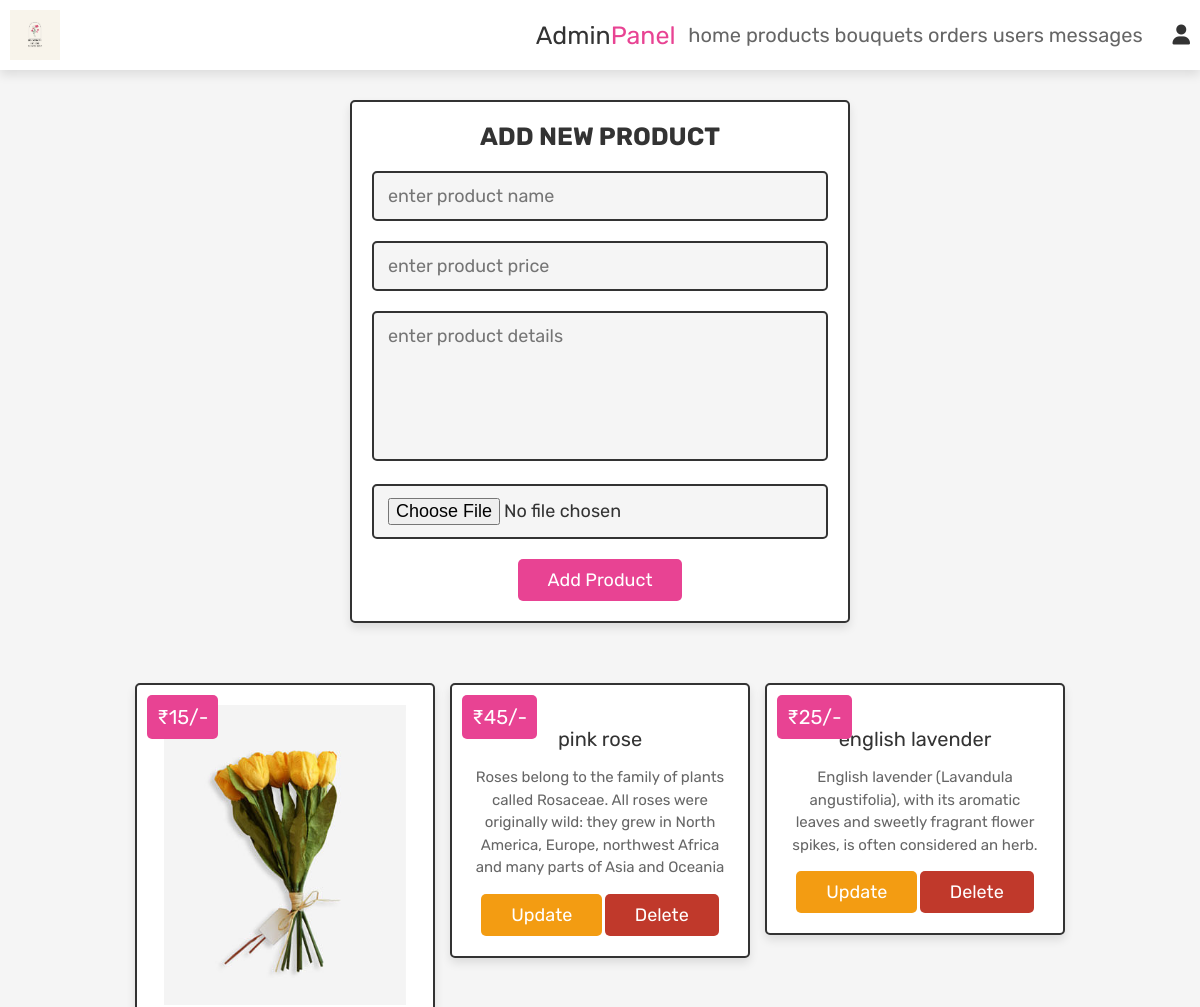
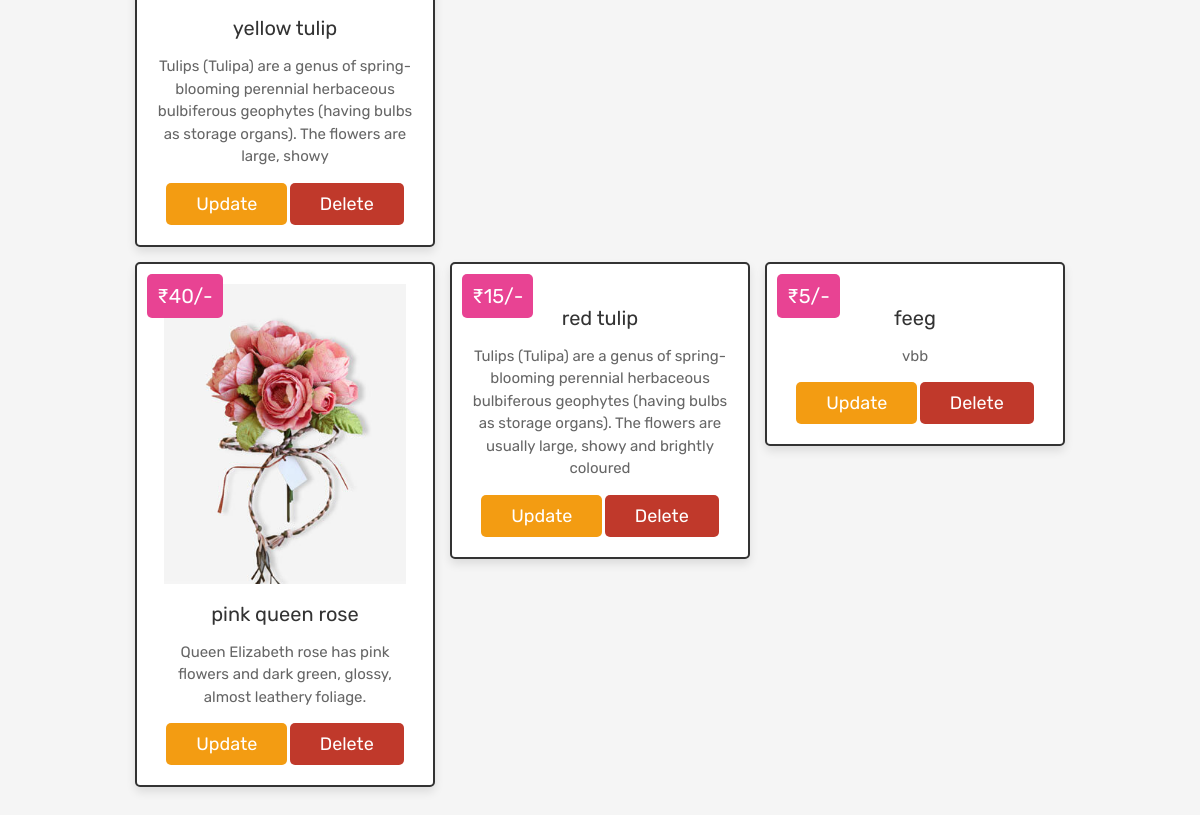
Page /admin_products.php (signed in) on the committed database (2 pictures, top to bottom).
### tables this page shows
CREATE TABLE `products` (
  `id` int(100) NOT NULL,
  `name` varchar(100) NOT NULL,
  `details` varchar(500) NOT NULL,
  `price` int(100) NOT NULL,
  `image` varchar(100) NOT NULL
);

### admin_products.php (the view, shortened to what this page needs)
<?php
@include 'config.php';
?>
<!DOCTYPE html>
<html lang="en">
<head>
   <link rel="stylesheet" href="https://cdnjs.cloudflare.com/ajax/libs/font-awesome/6.0.0/css/all.min.css">
   <link rel="stylesheet" href="css/admin_style.css">
</head>
<body>
<?php @include 'admin_header.php'; ?>
<section class="add-products">
   <form action="" method="POST" enctype="multipart/form-data">
      <h3>add new product</h3>
      <input type="text" class="box" required placeholder="enter product name" name="name">
      <input type="number" min="0" class="box" required placeholder="enter product price" name="price">
      <textarea name="details" class="box" required placeholder="enter product details" cols="30" rows="10"></textarea>
      <input type="file" accept="image/jpg, image/jpeg, image/png" required class="box" name="image">
      <input type="submit" value="add product" name="add_product" class="btn">
   </form>
</section>
<section class="show-products">
   <div class="box-container">
      <?php
         $select_products = mysqli_query($conn, "SELECT * FROM `products`") or die('query failed');
         if(mysqli_num_rows($select_products) > 0){
            while($fetch_products = mysqli_fetch_assoc($select_products)){
      ?>
      <div class="box">
         <div class="price">₹<?php echo $fetch_products['price']; ?>/-</div>
         <img class="image" src="uploaded_img/<?php echo $fetch_products['image']; ?>" alt="">
         <div class="name"><?php echo $fetch_products['name']; ?></div>
         <div class="details"><?php echo $fetch_products['details']; ?></div>
         <a href="admin_update_product.php?update=<?php echo $fetch_products['id']; ?>" class="option-btn">update</a>
         <a href="admin_products.php?delete=<?php echo $fetch_products['id']; ?>" class="delete-btn" onclick="return confirm('delete this product?');">delete</a>
      </div>
      <?php
         }
      }else{
         echo '<p class="empty">no products added yet!</p>';
      }
      ?>
   </div>
</section>
</body>
</html>

### admin_header.php (shortened to what this page needs)
<header class="header">
   <div class="flex">
   <div>
    <a href="#" class="logo">
        <img src="logo.png" class="logo_img">
</div>
      <a href="admin_page.php" class="logo">Admin<span>Panel</span></a>
      <nav class="navbar">
         <a href="admin_page.php">home </a>
         <a href="admin_products.php">products </a>
         <a href="admin_bouquets.php">bouquets </a>
         <a href="admin_orders.php">orders </a>
         <a href="admin_users.php">users </a>
         <a href="admin_contacts.php">messages </a>
      </nav>
      <div class="icons">
         <div id="user-btn" class="fas fa-user"></div>
      </div>
   </div>
</header>

### css/admin_style.css (style rules this page uses)
:root { --pink:#e84393; --red:#c0392b; --orange:#f39c12; --black:#333; --white:#fff; --light-color:#666; --light-white:#ccc; --light-bg:#f5f5f5; --border:.2rem solid var(--black); --box-shadow:0 .5rem 1rem rgba(0,0,0,.1); }
* { font-family: 'Rubik', sans-serif; margin:0; padding:0; box-sizing: border-box; outline: none; border:none; text-decoration: none; transition:all .2s linear; }
html { font-size: 62.5%; overflow-x: hidden; scroll-behavior: smooth; scroll-padding-top: 6.5rem; }
body { background: var(--light-bg); }
section { padding:3rem 2rem; }
.btn, .delete-btn, .option-btn { display: inline-block; border-radius: .5rem; margin-top: 1rem; font-size: 1.8rem; color:var(--white); cursor: pointer; padding:1rem 3rem; text-transform: capitalize; }
.btn { background-color: var(--pink); }
.delete-btn { background-color: var(--red); }
.option-btn { background-color: var(--orange); }
.header { position: sticky; top:0; left:0; right:0; z-index: 1000; background-color: var(--white); box-shadow: var(--box-shadow); }
.header .flex { display: flex; align-items: center; justify-content: space-between; padding:1rem; max-width: 1200px; margin:0 auto; position: relative; }
.header .flex .icons div { font-size: 2.0rem; margin-left: 1.7rem; cursor: pointer; color:var(--black); }
.header .flex .navbar a { margin:1 5rem; font-size: 2rem; color:var(--light-color); }
.header .flex .logo { font-size: 2.5rem; color:var(--black); }
.header .flex .logo span { color:var(--pink); }
.add-products form { max-width: 50rem; border-radius: .5rem; background-color: var(--white); border:var(--border); padding:2rem; text-align: center; margin:0 auto; box-shadow: var(--box-shadow); }
.add-products form h3 { font-size: 2.5rem; text-transform: uppercase; color:var(--black); margin-bottom: 1rem; }
.add-products form .box { width: 100%; margin:1rem 0; font-size: 1.8rem; color:var(--black); border-radius: .5rem; background-color: var(--light-bg); padding:1.2rem 1.4rem; border:var(--border); }
.add-products form textarea { height: 15rem; resize: none; }
.show-products .box-container { display: grid; grid-template-columns: repeat(auto-fit, 30rem); gap:1.5rem; align-items: flex-start; max-width: 1200px; margin: 0 auto; justify-content: center; }
.show-products .box-container .box { text-align: center; padding:2rem; border:var(--border); background-color: var(--white); box-shadow: var(--box-shadow); border-radius: .5rem; position: relative; }
.show-products .box-container .box .image { height: 30rem; margin-bottom: .5rem; }
.show-products .box-container .box .price { background-color: var(--pink); position: absolute; top:1rem; left:1rem; border-radius: .5rem; color:var(--white); padding:1rem; font-size: 2rem; }
.show-products .box-container .box .name { margin:1rem 0; font-size: 2rem; color:var(--black); }
.show-products .box-container .box .details { line-height: 1.5; color:var(--light-color); font-size: 1.5rem; padding:.5rem 0; }
.logo_img { width:0%; left: 30%; }
.logo_img { width: 10%; float: left; }

### rows in the picture
products: price "15", image (picture), name "yellow tulip", details "Tulips (Tulipa) are a genus of spring-blooming perennial herbaceous bulbiferous geophytes (having bulbs as storage organs). The flowers are large, showy"
products: price "45", name "pink rose", details "Roses belong to the family of plants called Rosaceae. All roses were originally wild: they grew in North America, Europe, northwest Africa and many parts of Asia and Oceania"
products: price "25", name "english lavender", details "English lavender (Lavandula angustifolia), with its aromatic leaves and sweetly fragrant flower spikes, is often considered an herb."
products: price "40", image (picture), name "pink queen rose", details "Queen Elizabeth rose has pink flowers and dark green, glossy, almost leathery foliage."
products: price "15", name "red tulip", details "Tulips (Tulipa) are a genus of spring-blooming perennial herbaceous bulbiferous geophytes (having bulbs as storage organs). The flowers are usually large, showy and brightly coloured"
products: price "5", name "feeg", details "vbb"
